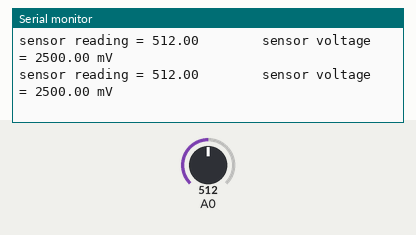
Recording of a sketch running on a simulated Arduino Uno, built with avr-gcc and run on an emulated ATmega328P. Shown: the last lines printed to the serial monitor. The test bench sets the inputs (shaded band); at power-on: A0 = 512.

Above: at 1.8 s.
1.9 s: A0 set to 716
At 2.8 s:
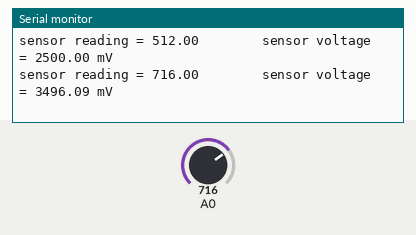
3.4 s: A0 set to 900
At 4.8 s:
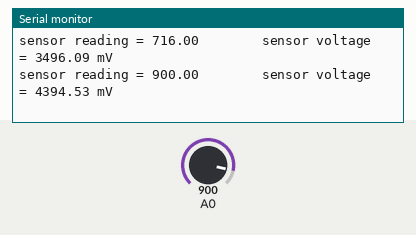
Timing chart, 0 to 6.4 s (numbered marks = the images above; inputs shaded):
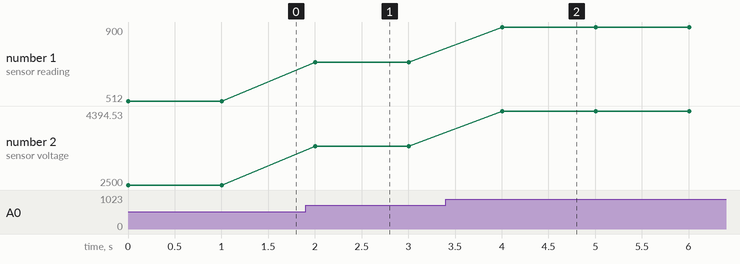

The sketch:

UVsensor.ino
```cpp
void setup()
{
  Serial.begin(9600);
}

void loop()
{
  float sensorVoltage;
  float sensorValue;

  sensorValue = analogRead(A0);
  sensorVoltage = (sensorValue/1024*5.0)*1000;
  Serial.print("sensor reading = ");
  Serial.print(sensorValue);
  Serial.print("        sensor voltage = ");
  Serial.print(sensorVoltage);
  Serial.println(" mV");
  delay(1000);
}
```

Measured:
- after the input at 1.9 s, the serial monitor: prints a new line after 0.10 s (image 1)
- after the input at 3.4 s, the serial monitor: prints a new line after 0.61 s (image 2)
- plotted number 1: 512 → 716 after the input at 1.9 s, 716 → 900 after the input at 3.4 s
- plotted number 2: 2500 → 3496.09 after the input at 1.9 s, 3496.09 → 4394.53 after the input at 3.4 s
